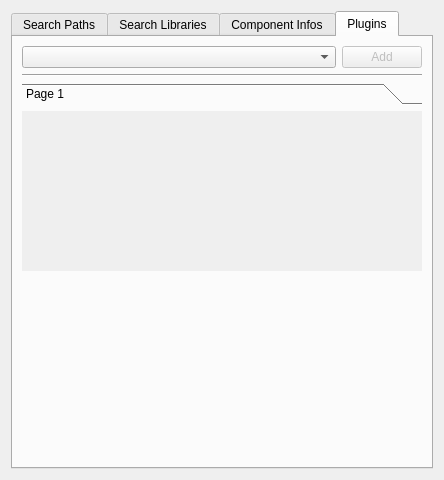
<?xml version="1.0" encoding="UTF-8"?>
<ui version="4.0">
 <class>StudioPluginLoaderDialog</class>
 <widget class="QDialog" name="StudioPluginLoaderDialog">
  <property name="geometry">
   <rect>
    <x>0</x>
    <y>0</y>
    <width>444</width>
    <height>480</height>
   </rect>
  </property>
  <property name="windowTitle">
   <string>Studio Plugin Loader</string>
  </property>
  <layout class="QVBoxLayout" name="verticalLayout">
   <item>
    <widget class="QTabWidget" name="tabWidget">
     <property name="currentIndex">
      <number>3</number>
     </property>
     <widget class="QWidget" name="search_paths_tab">
      <attribute name="title">
       <string>Search Paths</string>
      </attribute>
      <layout class="QVBoxLayout" name="verticalLayout_2">
       <item>
        <widget class="QListView" name="search_paths_list_view">
         <property name="contextMenuPolicy">
          <enum>Qt::CustomContextMenu</enum>
         </property>
        </widget>
       </item>
      </layout>
     </widget>
     <widget class="QWidget" name="search_libraries_tab">
      <attribute name="title">
       <string>Search Libraries</string>
      </attribute>
      <layout class="QVBoxLayout" name="verticalLayout_3">
       <item>
        <widget class="QListView" name="search_libraries_list_view">
         <property name="contextMenuPolicy">
          <enum>Qt::CustomContextMenu</enum>
         </property>
        </widget>
       </item>
      </layout>
     </widget>
     <widget class="QWidget" name="component_infos_tab">
      <attribute name="title">
       <string>Component Infos</string>
      </attribute>
      <layout class="QVBoxLayout" name="verticalLayout_5">
       <item>
        <widget class="tesseract_gui::TreeView" name="component_infos_tree_view">
         <property name="contextMenuPolicy">
          <enum>Qt::CustomContextMenu</enum>
         </property>
         <property name="editTriggers">
          <set>QAbstractItemView::NoEditTriggers</set>
         </property>
        </widget>
       </item>
      </layout>
     </widget>
     <widget class="QWidget" name="plugins_tab">
      <attribute name="title">
       <string>Plugins</string>
      </attribute>
      <layout class="QVBoxLayout" name="verticalLayout_4">
       <item>
        <widget class="QFrame" name="frame">
         <property name="frameShape">
          <enum>QFrame::NoFrame</enum>
         </property>
         <property name="frameShadow">
          <enum>QFrame::Raised</enum>
         </property>
         <layout class="QHBoxLayout" name="horizontalLayout">
          <property name="leftMargin">
           <number>0</number>
          </property>
          <property name="topMargin">
           <number>0</number>
          </property>
          <property name="rightMargin">
           <number>0</number>
          </property>
          <property name="bottomMargin">
           <number>0</number>
          </property>
          <item>
           <widget class="QComboBox" name="combo_box">
            <property name="sizePolicy">
             <sizepolicy hsizetype="Preferred" vsizetype="Fixed">
              <horstretch>1</horstretch>
              <verstretch>0</verstretch>
             </sizepolicy>
            </property>
           </widget>
          </item>
          <item>
           <widget class="QPushButton" name="add_push_button">
            <property name="enabled">
             <bool>false</bool>
            </property>
            <property name="text">
             <string>Add</string>
            </property>
           </widget>
          </item>
         </layout>
        </widget>
       </item>
       <item>
        <widget class="Line" name="line">
         <property name="orientation">
          <enum>Qt::Horizontal</enum>
         </property>
        </widget>
       </item>
       <item>
        <widget class="QToolBox" name="tool_box">
         <property name="contextMenuPolicy">
          <enum>Qt::CustomContextMenu</enum>
         </property>
         <property name="currentIndex">
          <number>0</number>
         </property>
         <widget class="QWidget" name="page">
          <property name="geometry">
           <rect>
            <x>0</x>
            <y>0</y>
            <width>404</width>
            <height>159</height>
           </rect>
          </property>
          <attribute name="label">
           <string>Page 1</string>
          </attribute>
         </widget>
        </widget>
       </item>
       <item>
        <spacer name="verticalSpacer">
         <property name="orientation">
          <enum>Qt::Vertical</enum>
         </property>
         <property name="sizeHint" stdset="0">
          <size>
           <width>20</width>
           <height>40</height>
          </size>
         </property>
        </spacer>
       </item>
      </layout>
     </widget>
    </widget>
   </item>
  </layout>
  <action name="actionRemove_Plugin">
   <property name="text">
    <string>Remove Plugin</string>
   </property>
  </action>
  <action name="actionRemove_Search_Path">
   <property name="text">
    <string>Remove Search_Path</string>
   </property>
  </action>
  <action name="actionRemove_Search_Library">
   <property name="text">
    <string>Remove Search Library</string>
   </property>
  </action>
  <action name="actionAdd_Search_Path">
   <property name="text">
    <string>Add Search Path</string>
   </property>
  </action>
  <action name="actionAdd_Search_Library">
   <property name="text">
    <string>Add Search Library</string>
   </property>
  </action>
  <action name="actionAdd_Component_Info">
   <property name="text">
    <string>Add Component Info</string>
   </property>
  </action>
  <action name="actionRemove_Component_Info">
   <property name="text">
    <string>Remove Component Info</string>
   </property>
  </action>
  <action name="actionCreate_Child_Component_Info">
   <property name="text">
    <string>Create Child Component Info</string>
   </property>
  </action>
 </widget>
 <customwidgets>
  <customwidget>
   <class>tesseract_gui::TreeView</class>
   <extends>QTreeView</extends>
   <header>tesseract_qt/common/tree_view.h</header>
  </customwidget>
 </customwidgets>
 <resources/>
 <connections/>
</ui>
